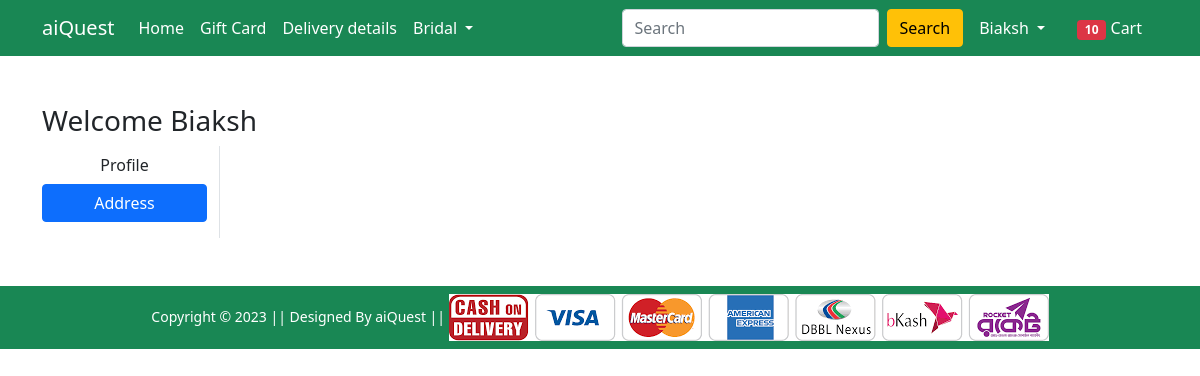
/address/ (signed in), run on an earlier commit of the app's database.
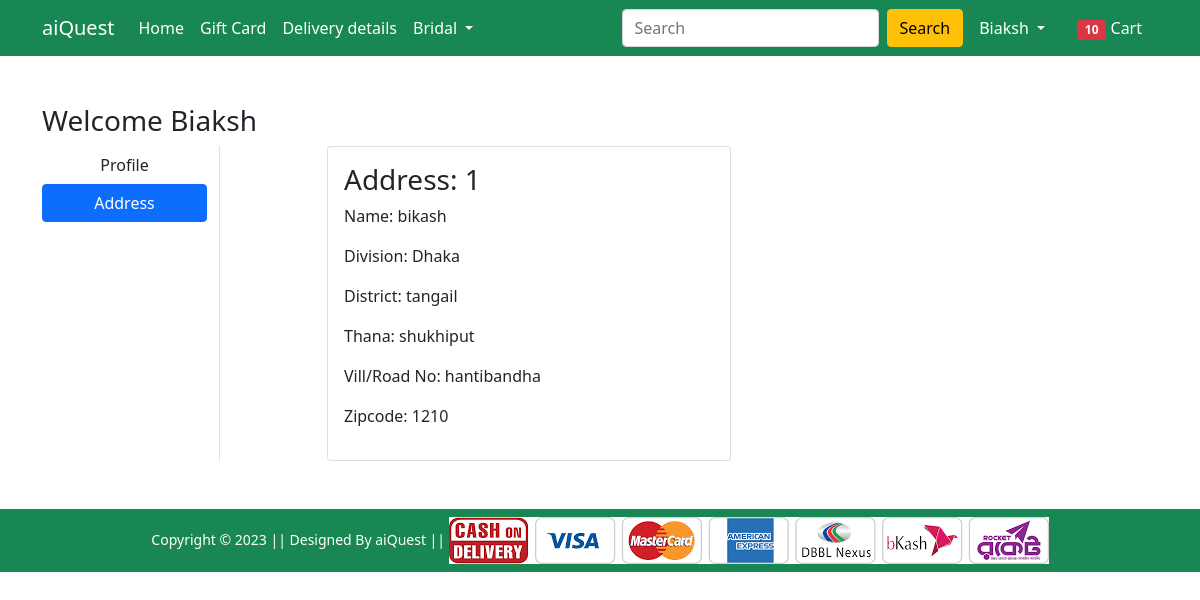
And on a later commit of the database.
### Shop/models.py (models this page shows, shortened)
class Customer(models.Model):
    user = models.ForeignKey(User, on_delete=models.CASCADE)
    name = models.CharField(max_length=34)
    division = models.CharField(choices=DIVISION_CHOICES, max_length=59)
    district = models.CharField(max_length=200)
    thana = models.CharField(max_length=60)
    villorroad = models.CharField(max_length=200)
    zipCode = models.IntegerField()

### Shop/views.py (the view)
# urls.py: path('address/', views.address, name='address'),
def address(request):
 add = Customer.objects.filter(user=request.user)
 return render(request, 'Shop/address.html', {'add':add, 'active':'btn-primary'})

### Shop/templates/Shop/address.html (shortened to what this page needs)
{% extends 'Shop/base.html' %}
{% load static %}
{% block main-content %}
<div class="container my-5">
    <div class="row">
        <h3>Welcome {{request.user|capfirst}}</h3>
        <div class="col-sm-2 border-end">
            <ul class="list-unstyled">
                <li class="d-grid"><a href="{% url 'profile' %}" class="btn ">Profile</a></li>
                <li class="d-grid"><a href="{% url 'address' %}" class="btn {{active}}">Address</a></li>
            </ul>
        </div>
        <div class="col-sm-9 offset-sm-1">
            <div class="row">
                {% for ad in add %}
                <div class="col-sm-6">
                    <div class="card">
                        <div class="card-body">
                            <h3>Address: {{forloop.counter}}</h3>
                            <p>Name: {{ad.name}}</p>
                            <p>Division: {{ad.division}}</p>
                            <p>District: {{ad.district}}</p>
                            <p>Thana: {{ad.thana}}</p>
                            <p>Vill/Road No: {{ad.villorroad}}</p>
                            <p>Zipcode: {{ad.zipCode}}</p>
                        </div>
                    </div>
                </div>
                {% endfor %}
            </div>
        </div>
    </div>
</div>
{% endblock main-content %}

What changed in the data, as far as the page shows it:
added Customer: name "bikash", division "Dhaka", district "tangail", thana "shukhiput", villorroad "hantibandha", zipCode "1210"
